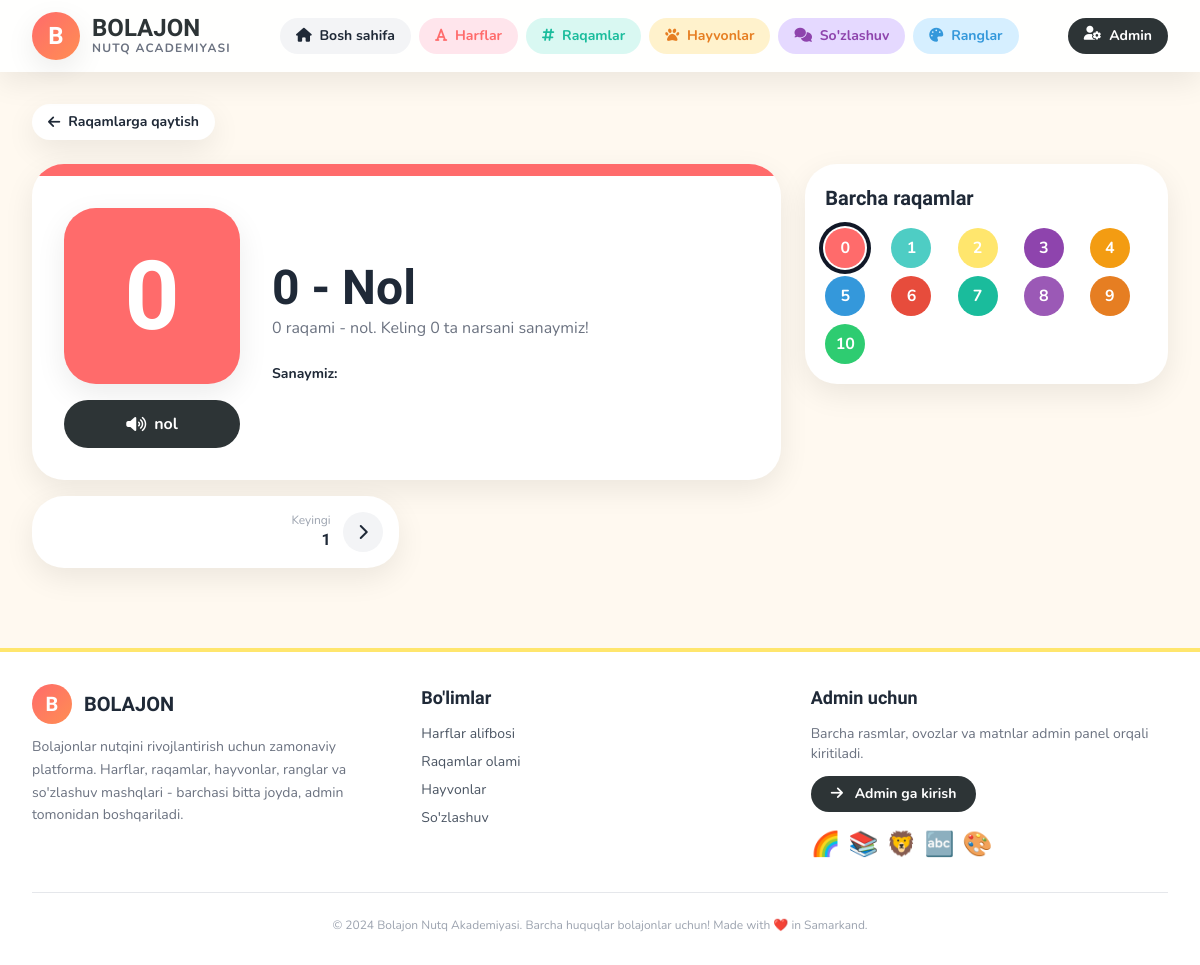
/raqamlar/1/, run on the app's committed database.
### core/models.py (models this page shows, shortened)
class Number(models.Model):
    value = models.PositiveIntegerField(verbose_name="Raqam qiymati", unique=True, help_text="Masalan: 1, 2, 3...")
    word = models.CharField(max_length=100, verbose_name="So'z bilan", help_text="Masalan: bir, ikki")
    image = models.ImageField(upload_to='numbers/images/', verbose_name="Raqam rasmi", blank=True, null=True)
    audio = models.FileField(upload_to='numbers/audios/', verbose_name="Raqam talaffuzi", blank=True, null=True)
    count_image = models.ImageField(upload_to='numbers/count/', verbose_name="Miqdor rasmi (masalan 3 ta olma)", blank=True, null=True)
    description = models.TextField(verbose_name="Tavsif", blank=True)
    color = models.CharField(max_length=20, default="#4ECDC4", verbose_name="Fon rangi")
    order = models.PositiveIntegerField(default=0, verbose_name="Tartib raqami")
    is_active = models.BooleanField(default=True, verbose_name="Faolmi?")
    class Meta:
        verbose_name = "Raqam"
        verbose_name_plural = "Raqamlar"
        ordering = ['order', 'value']

### core/views.py (the view)
# urls.py: path('raqamlar/<int:pk>/', views.number_detail, name='number_detail'),
def number_detail(request, pk):
    number = get_object_or_404(Number, pk=pk, is_active=True)
    all_numbers = Number.objects.filter(is_active=True).order_by('order')
    prev_number = Number.objects.filter(is_active=True, order__lt=number.order).order_by('-order').first() or Number.objects.filter(is_active=True, value__lt=number.value).order_by('-value').first()
    next_number = Number.objects.filter(is_active=True, order__gt=number.order).order_by('order').first() or Number.objects.filter(is_active=True, value__gt=number.value).order_by('value').first()
    return render(request, 'core/number_detail.html', {
        'number': number,
        'all_numbers': all_numbers,
        'prev_number': prev_number,
        'next_number': next_number,
    })

### templates/core/number_detail.html (shortened to what this page needs)
{% extends 'base.html' %}
{% block content %}
<div class="flex justify-between items-center mb-6">
<a href="{% url 'number_list' %}" class="inline-flex items-center gap-2 px-4 py-2 bubble bg-white shadow-soft text-sm font-bold hover:bg-gray-50"><i class="fa-solid fa-arrow-left"></i> Raqamlarga qaytish</a>
</div>
<div class="grid lg:grid-cols-3 gap-6">
    <div class="lg:col-span-2">
        <div class="bubble-lg bg-white shadow-soft overflow-hidden">
            <div class="h-3" style="background: {{ number.color }}"></div>
            <div class="p-6 lg:p-8">
                <div class="flex flex-col md:flex-row gap-8 items-center">
                    <div class="text-center">
                        <div class="w-44 h-44 bubble-lg flex items-center justify-center text-8xl font-extrabold baloo text-white shadow-soft float" style="background: {{ number.color }}">{{ number.value }}</div>
                        <button onclick="playAudio('{% if number.audio %}{{ number.audio.url }}{% endif %}')" class="mt-4 w-full py-3 bubble bg-[#2D3436] text-white font-bold flex items-center justify-center gap-2">
                            <i class="fa-solid fa-volume-high"></i> {{ number.word }}
                        </button>
                    </div>
                    <div class="flex-1">
                        <h1 class="baloo text-5xl font-extrabold mb-1">{{ number.value }} - {{ number.word|capfirst }}</h1>
                        <p class="text-gray-500 mb-5">{{ number.description|default:"Keling sanaymiz!" }}</p>
                        <div class="mt-6">
                            <p class="font-bold text-sm mb-2">Sanaymiz: </p>
                        </div>
                    </div>
                </div>
            </div>
        </div>
        <div class="grid grid-cols-2 gap-4 mt-4">
            {% if next_number %}
            <a href="{% url 'number_detail' next_number.pk %}" class="bubble-lg bg-white p-4 shadow-soft flex items-center justify-end gap-3 text-right ml-auto w-full">
                <div><p class="text-xs text-gray-400">Keyingi</p><p class="font-bold baloo">{{ next_number.value }}</p></div>
                <div class="w-10 h-10 bubble bg-gray-100 flex items-center justify-center"><i class="fa-solid fa-chevron-right"></i></div>
            </a>
            {% endif %}
        </div>
    </div>
    <div class="bubble-lg bg-white p-5 shadow-soft h-fit">
        <h3 class="baloo font-extrabold text-xl mb-4">Barcha raqamlar {% if user.is_staff %}<a href="/admin/core/number/" class="text-xs font-normal text-[#1ABC9C] ml-2">⚙️ Tahrirlash</a>{% endif %}</h3>
        <div class="grid grid-cols-5 gap-2">
            {% for n in all_numbers %}
            <a href="{% url 'number_detail' n.pk %}" class="w-10 h-10 bubble flex items-center justify-center font-bold text-white {% if n.pk == number.pk %}ring-4 ring-gray-900 ring-offset-2{% endif %}" style="background: {{ n.color }}">{{ n.value }}</a>
            {% endfor %}
        </div>
    </div>
</div>
{% endblock %}

### templates/base.html (style rules this page uses)
body { font-family: 'Nunito', sans-serif; }
.baloo { font-family: 'Baloo 2', cursive; }
.bubble { border-radius: 24px; }
.bubble-lg { border-radius: 32px; }
.shadow-soft { box-shadow: 0 10px 30px rgba(0,0,0,0.08); }
.float { animation: float 3s ease-in-out infinite; }

### data on the page
Number: value "0", word "nol", word "Nol", description "0 raqami - nol. Keling 0 ta narsani sanaymiz!"
Number: value "1"
Number: value "2"
Number: value "3"
Number: value "4"
Number: value "5"
Number: value "6"
Number: value "7"
Number: value "8"
Number: value "9"
Number: value "10"
